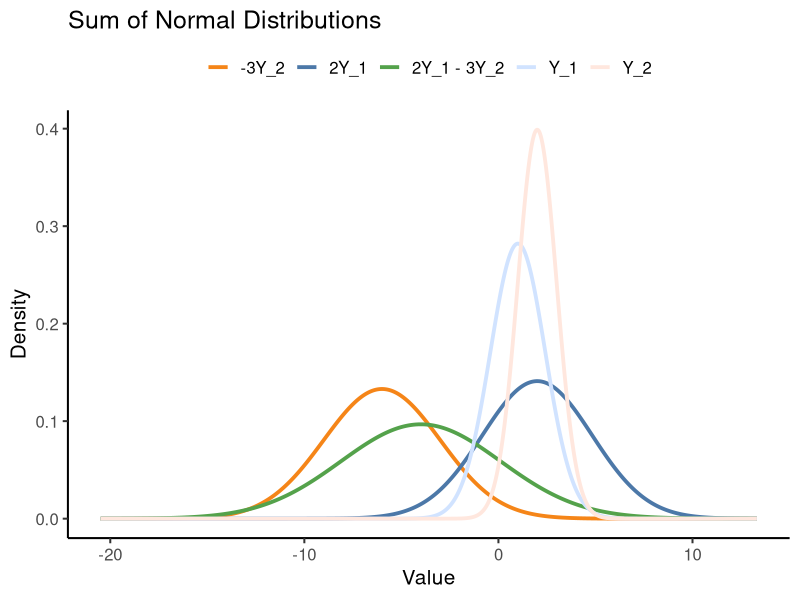

The R source for this figure:
library(ggplot2)
library(dplyr)
library(colorspace)
# ============================================================
# Parameters
# ============================================================

mu_X  <- 1
var_X <- 2
sd_X  <- sqrt(var_X)

mu_Y  <- 2
var_Y <- 1
sd_Y  <- sqrt(var_Y)

a <- 2
b <- -3

# Theoretical results
mu_aX  <- a * mu_X
var_aX <- a^2 * var_X
sd_aX  <- sqrt(var_aX)

mu_bY  <- b * mu_Y
var_bY <- b^2 * var_Y
sd_bY  <- sqrt(var_bY)

mu_S   <- mu_aX + mu_bY
var_S  <- var_aX + var_bY
sd_S   <- sqrt(var_S)

# ============================================================
# Build theoretical density curves
# ============================================================

x_min <- min(mu_aX - 4*sd_aX,
             mu_bY - 4*sd_bY,
             mu_S  - 4*sd_S)

x_max <- max(mu_aX + 4*sd_aX,
             mu_bY + 4*sd_bY,
             mu_S  + 4*sd_S)

x_grid <- seq(x_min, x_max, length.out = 1000)

plot_df <- bind_rows(
    data.frame(
        x = x_grid,
        density = dnorm(x_grid, mean = mu_X, sd = sd_X),
        dist = "Y_1"
    ),
    data.frame(
        x = x_grid,
        density = dnorm(x_grid, mean = mu_Y, sd = sd_Y),
        dist = "Y_2"
    ),
    data.frame(
        x = x_grid,
        density = dnorm(x_grid, mean = mu_aX, sd = sd_aX),
        dist = "2Y_1"
    ),
    data.frame(
        x = x_grid,
        density = dnorm(x_grid, mean = mu_bY, sd = sd_bY),
        dist = "-3Y_2"
    ),
    data.frame(
        x = x_grid,
        density = dnorm(x_grid, mean = mu_S, sd = sd_S),
        dist = "2Y_1 - 3Y_2"
    )
)

mean_df <- data.frame(
    mean = c(mu_X, mu_Y, mu_aX, mu_bY, mu_S),
    dist = c("Y_1", "Y_2", "2Y_1", "-3Y_2", "2Y_1 - 3Y_2")
)

# ============================================================
# One combined plot
# ============================================================

fig <- ggplot(plot_df, aes(x = x, y = density, color = dist)) +
    geom_line(linewidth = 1.3) +
    # geom_vline(data = mean_df,
    #            aes(xintercept = mean, color = dist),
    #            linetype = 2,
    #            linewidth = 1) +
    scale_color_manual(
        values = c("Y_1" = lighten("#4C78A8", 0.8),
                   "Y_2" = lighten("#F58518", 0.8),
                   "2Y_1" = "#4C78A8",
                   "-3Y_2" = "#F58518",
                   "2Y_1 - 3Y_2" = "#54A24B")
    ) +
    labs(
        title = "Sum of Normal Distributions",
        x = "Value",
        y = "Density",
        color = NULL
    ) +
    # annotate("text", x = mu_aX, y = 0.14,
    #          label = "mean = 2", color = "#4C78A8", hjust = -0.1) +
    # annotate("text", x = mu_bY, y = 0.08,
    #          label = "mean = -6", color = "#F58518", hjust = 1.1) +
    # annotate("text", x = mu_S, y = 0.06,
    #          label = "mean = -4", color = "#54A24B", hjust = -0.1) +
    theme_classic(base_size = 15) +
    theme(legend.position = "top")

print(fig)
